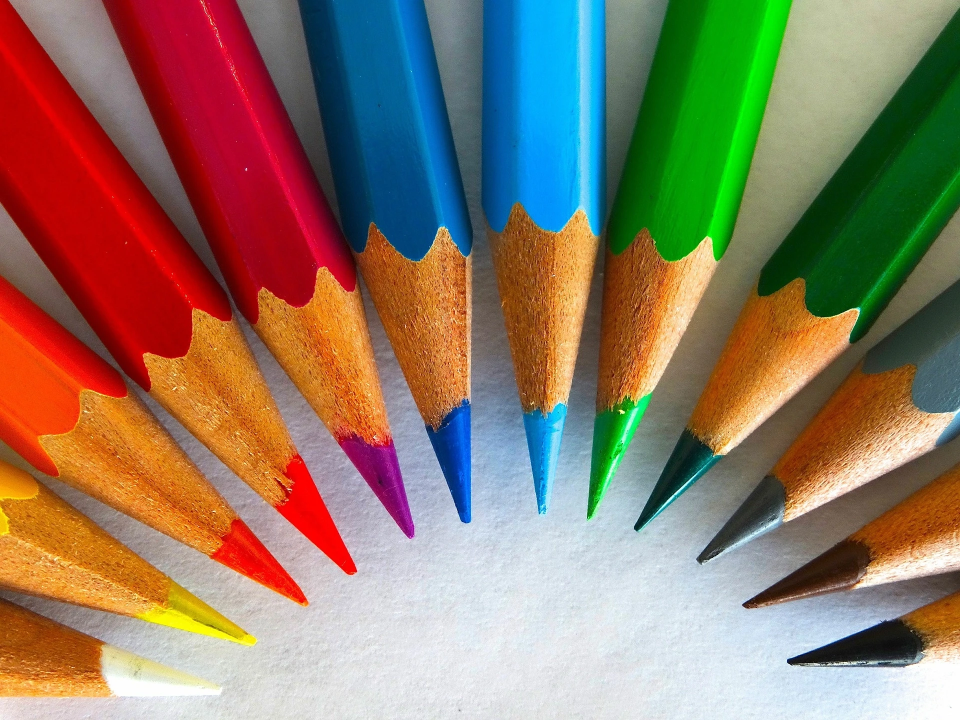
#> input picture OpenCV/Image/pencil.jpg, 1920 x 1440 px (shown at 1/2 size)
$ jupyter execute OpenCV30.ipynb
#> lines starting #> are read from the running program, lines starting #| are printed output that depends on the picture; after the words box and inside, x2 and y2 are one past the last pixel; in counts of white or black regions, pixels touching at a corner belong together
[cell 1]
import numpy as np
import cv2

# 30. 이미지 연산(1)

[cell 2]
src = cv2.imread("Image/pencil.jpg")
#> src is the input picture: shape (1440, 1920, 3); mean B, G, R 100.9, 121.1, 141.8

# src와 같은 shape로 1로 채워진 배열 생성
# 127:회색 이미지, 2: 검은색 이미지
number1 = np.ones_like(src) * 127
number2 = np.ones_like(src) * 2

# 브로드 캐스팅이 적용돼
# number1 = 127
# number2 = 2
# 로 선언해도 연산 가능 [src.height, src.width, 1]형태
# 원본 이미지의 첫 번째 채널에만 연산 진행됨


# 덧셈
add = cv2.add(src, number1)
# 뺄셈
sub = cv2.subtract(src, number1)
# 곱셈
mul = cv2.multiply(src, number2)
# 나눗셈
div = cv2.divide(src, number2)

# 결과값 0보다 작으면 0, 255보다 크면 255로 반환
# 대수적 표현(+, - 등)을 통해 연산을 진행하면, 오버플로우(Overflow)나 언더플로우(Underflow) 발생
# 즉 0 - 1 = -1이 아닌, 255

# 이미지 연결
src = np.concatenate((src, src, src, src), axis = 1)
#> src: shape (1440, 7680, 3)
number = np.concatenate((number1, number1, number2, number2), axis = 1)
dst = np.concatenate((add, sub, mul, div), axis = 1)

dst = np.concatenate((src, number, dst), axis = 0)

dst=cv2.resize(dst, (0,0), fx=0.2, fy=0.2)
#> dst: shape (864, 1536, 3)

cv2.imshow("dst", dst)
cv2.waitKey(0)
cv2.destroyAllWindows()

# 31. 이미지 연산(2)

[cell 3]
src = cv2.imread("Image/pencil.jpg")

# 회색 이미지
number = np.ones_like(src) * 127


# 최댓값 함수와 최솟값 함수는 정밀도에 따라 요소의 최댓값과 최솟값이 있으며, 최댓값을 넘어가거나 최솟값보다 낮아질 수 없음

# 최댓값
_max = cv2.max(src, number)
# 최솟값
_min = cv2.min(src, number)

# 절댓값 차이
# 두 이미지의 요소별 절댓값 차이를 계산, 음수발생시 양수 형태로 반환(단순 연산은 0반환)
_abs = cv2.absdiff(src, number)
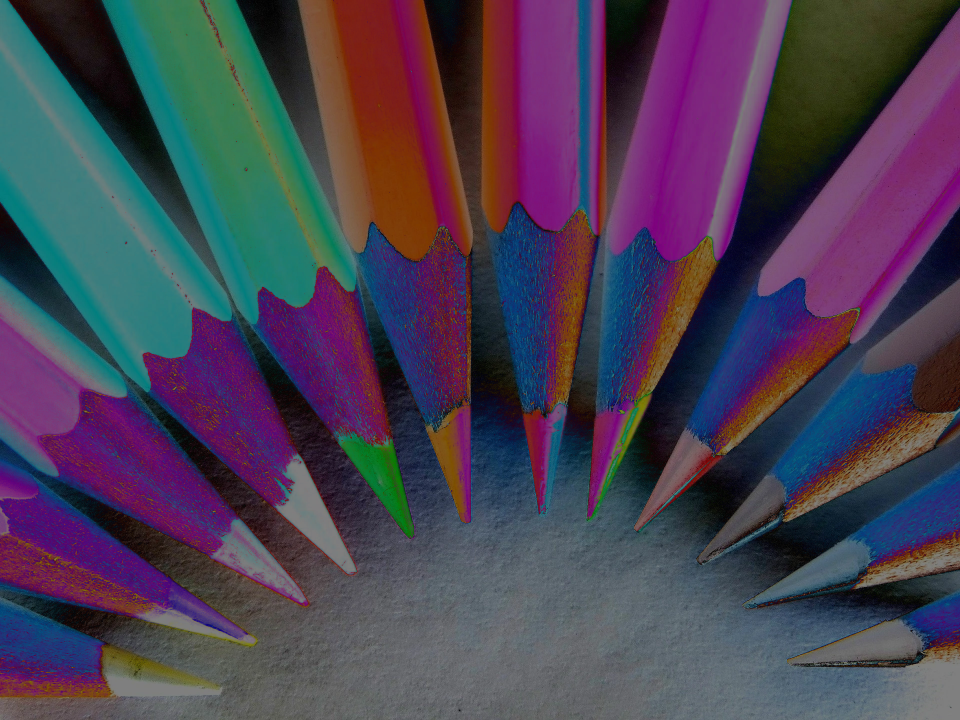
#> _abs: shape (1440, 1920, 3) (shown at 1/2 size); mean B, G, R 82.7, 64, 72.6

# 비교
# 비교 결과가 True일 경우 요소의 값을 255로 변경하며, 비교 결과가 False일 경우 요소의 값을 0으로 변경
compare = cv2.compare(src, number, cv2.CMP_GT)
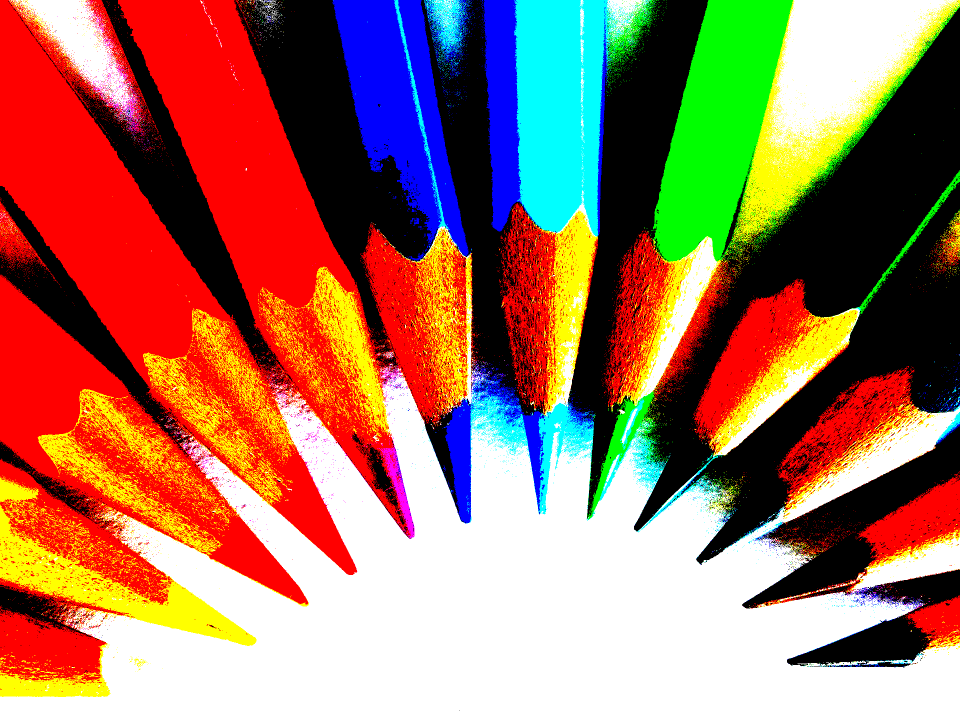
#> compare: shape (1440, 1920, 3) (shown at 1/2 size); mean B, G, R 95, 115.1, 160.5

# 이미지 연결
src = np.concatenate((src, src, src, src), axis = 1)
number = np.concatenate((number, number, number, number), axis = 1)
dst = np.concatenate((_max, _min, _abs, compare), axis = 1)
#> dst: shape (1440, 7680, 3)

dst = np.concatenate((src, number, dst), axis = 0)

dst=cv2.resize(dst, (0,0), fx=0.2, fy=0.2)
#> dst: shape (864, 1536, 3)

cv2.imshow("dst", dst)
cv2.waitKey(0)
cv2.destroyAllWindows()

[cell 4]
# 비교 함수 플래그
# cv2.CMP_EQ	src1와 src2의 요소가 같음
# cv2.CMP_NE	src1와 src2의 요소가 같지 않음
# cv2.CMP_GT	src1와 src2의 요소가 큼
# cv2.CMP_GE	src1와 src2의 요소가 크거나 같음
# cv2.CMP_LT	src1와 src2의 요소가 작음
# cv2.CMP_LE	src1와 src2의 요소가 작거나 같음

# 32. 비트 연산

[cell 5]
# 비트 연산(Bitwise)
# 두 이미지에 대해 비트 연산 수행
# Numpy 클래스의 비트 연산과 동일한 의미와 결과
# 비트 연산 표현(&, | 등)을 통해 Mat 클래스 간의 연산 수행 가능

[cell 6]
# 원본 이미지
src = cv2.imread("Image/analysis.jpg")
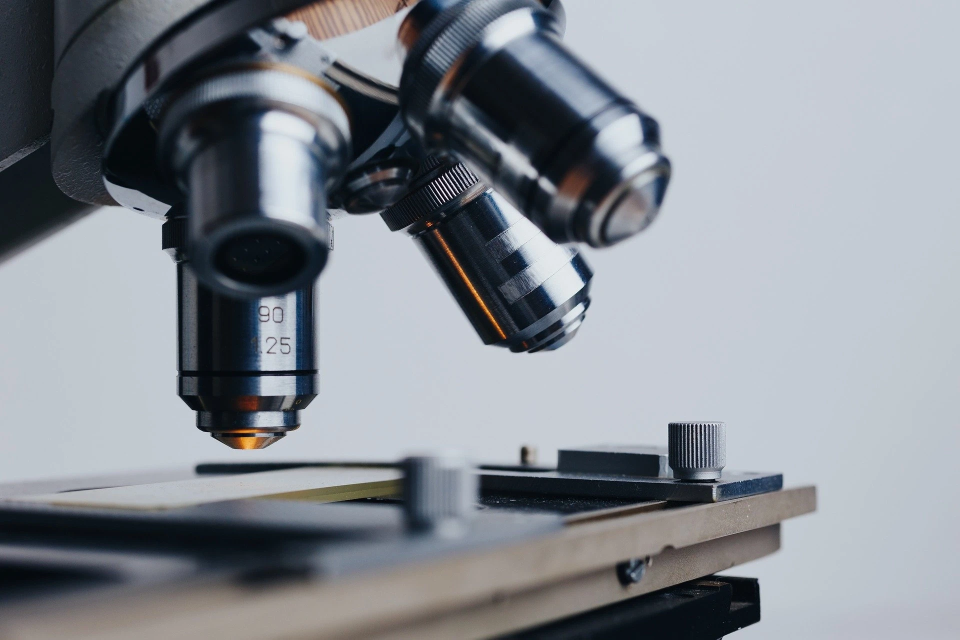
#> input picture OpenCV/Image/analysis.jpg, 1920 x 1279 px (shown at 1/2 size)
#> src is the input picture: shape (1279, 1920, 3); mean B, G, R 146.8, 139.7, 134.3

# 그레이스케일(흑백)
gray = cv2.cvtColor(src, cv2.COLOR_BGR2GRAY)

# 이진화(임곗값(기준):127)
# 반환: 임겟값, 이미지
_, binary = cv2.threshold(gray, 127, 255, cv2.THRESH_BINARY)
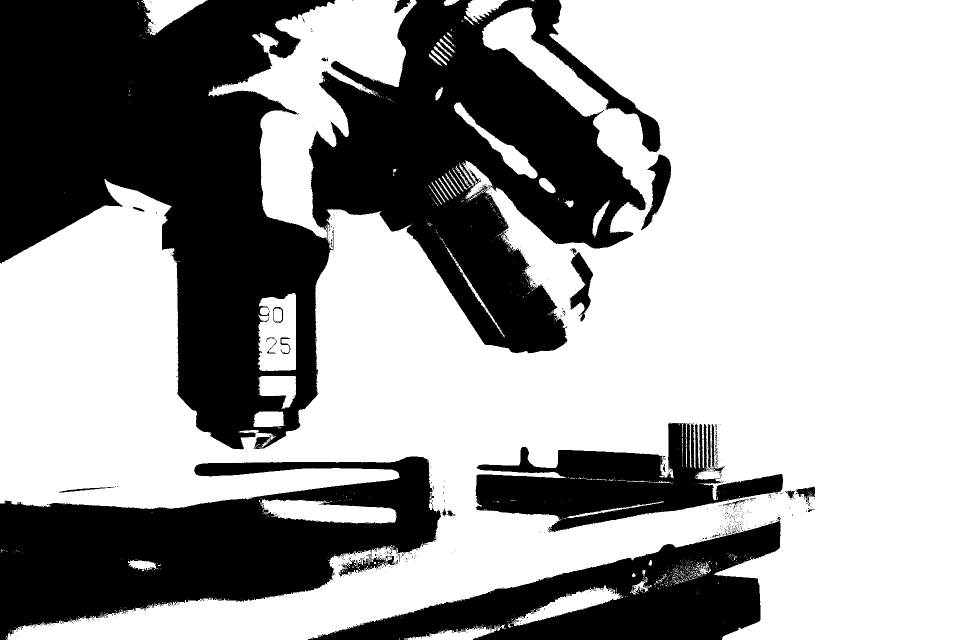
#> binary: shape (1279, 1920) (shown at 1/2 size); 62.9% white; 644 black regions (613 under 20 px), largest, box (x1, y1, x2, y2) and area: (0, 0, 1321, 899) 577100, (0, 913, 882, 1279) 168562, (616, 1034, 1561, 1279) 92630


# 비트 연산

# 논리곱
_and = cv2.bitwise_and(gray, binary)
# 논리합
_or = cv2.bitwise_or(gray, binary)
# 배타적 논리합
_xor = cv2.bitwise_xor(gray, binary)
# 부정
_not = cv2.bitwise_not(gray)
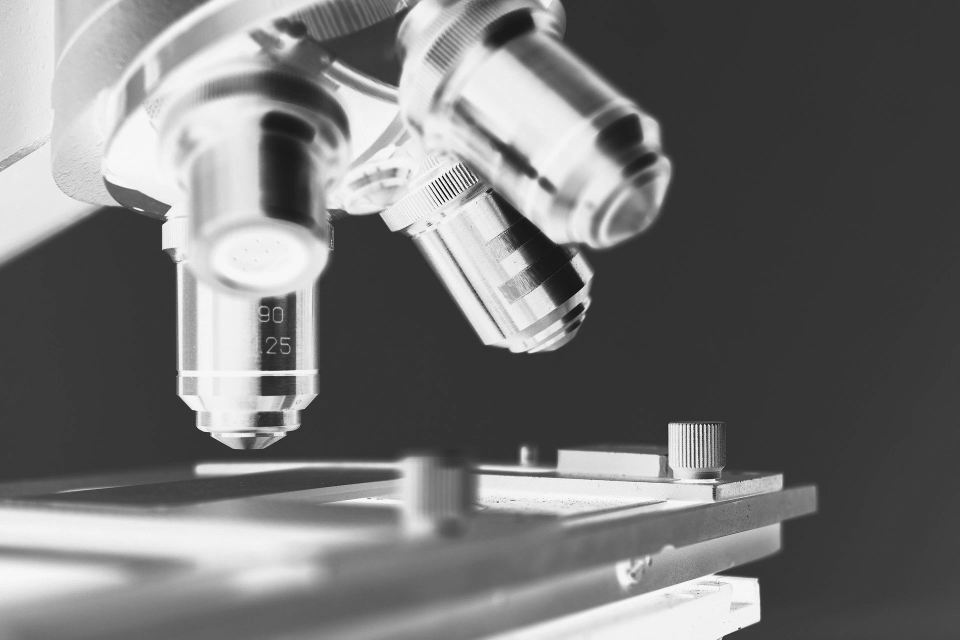
#> _not: shape (1279, 1920) (shown at 1/2 size); min 0, max 255, mean 116.1

# 이미지 연결
src = np.concatenate((np.zeros_like(gray), gray, binary, np.zeros_like(gray)), axis = 1)
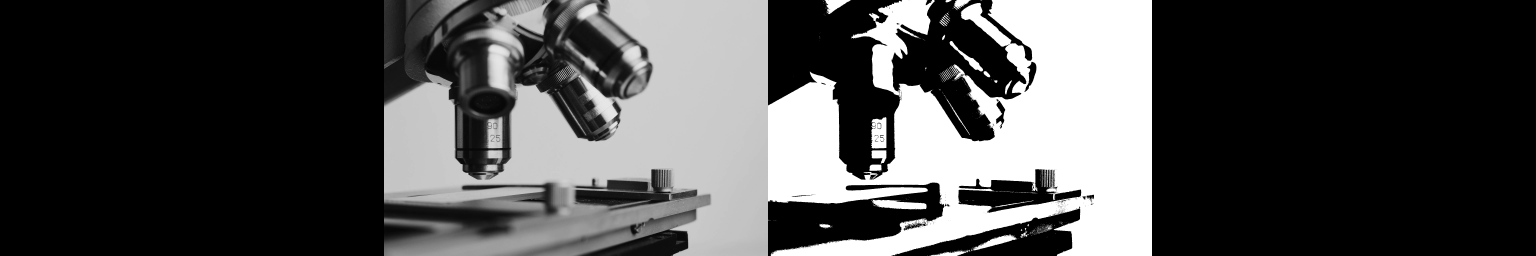
#> src: shape (1279, 7680) (shown at 1/5 size); min 0, max 255, mean 74.8
dst = np.concatenate((_and, _or, _xor, _not), axis = 1)
#> dst: shape (1279, 7680)
dst = np.concatenate((src, dst), axis = 0)
#> dst: shape (2558, 7680)

dst=cv2.resize(dst, (0,0), fx=0.2, fy=0.2)
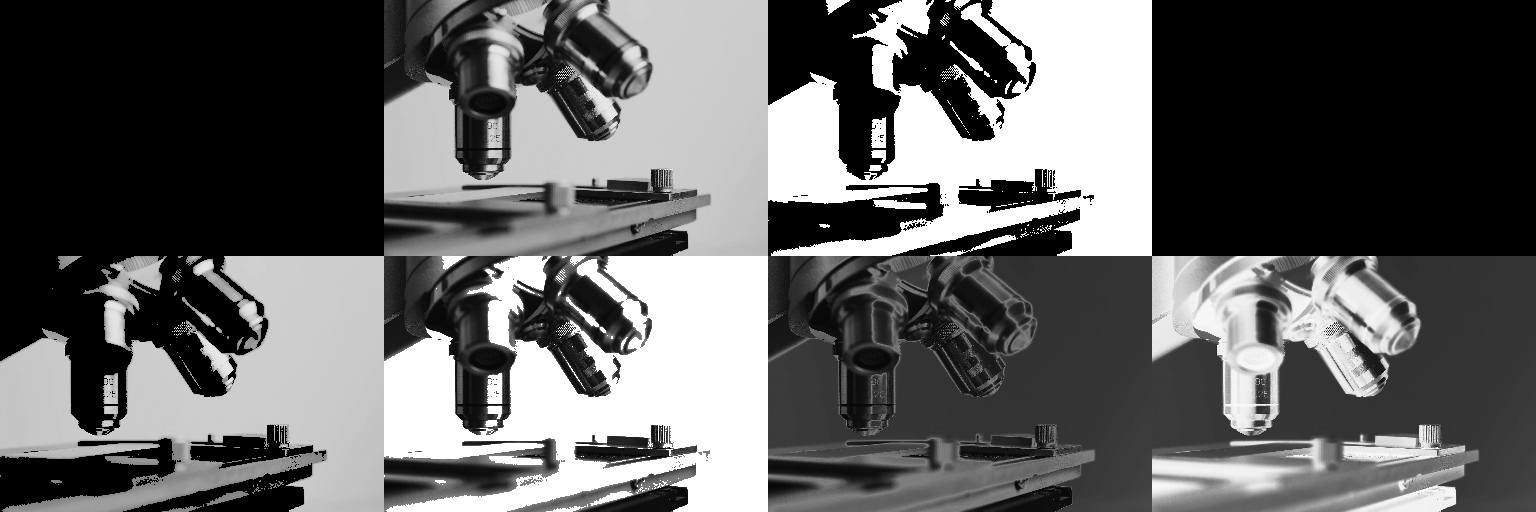
#> dst: shape (512, 1536); min 0, max 255, mean 96.7

cv2.imshow("dst", dst)
cv2.waitKey(0)
cv2.destroyAllWindows()
